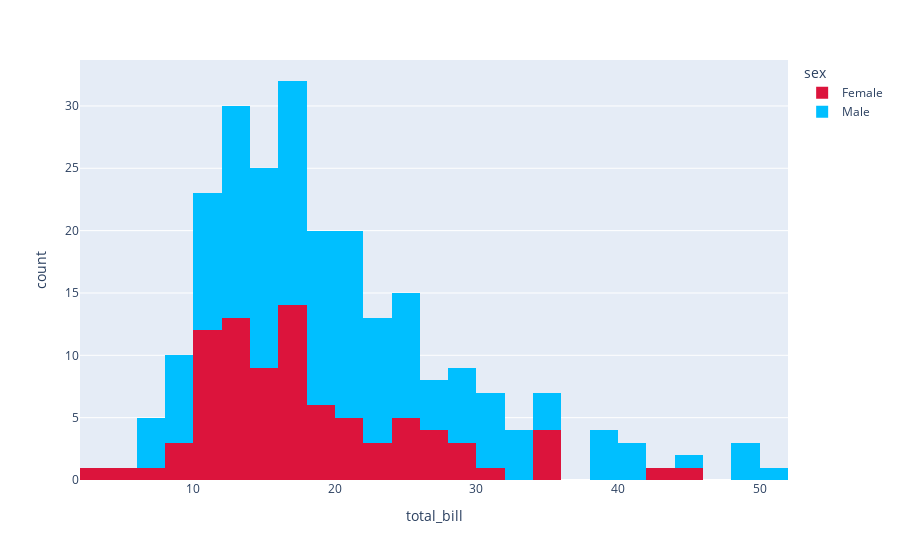

The cell this chart's notebook holds for it:
### Code cell
fig = px.histogram(tips, x='total_bill',
                   color='sex',                  
                  color_discrete_sequence=['crimson','deepskyblue'])
fig.show()

### Figure 1 — Plotly figure (JSON) as saved in the notebook; plotly's stock layout.template omitted (floating-point values rounded to 4 significant figures; data arrays with more than 128 entries replaced by an {"elided": "..."} marker saying what was removed)
{"data": [{"alignmentgroup": "True", "bingroup": "x", "hovertemplate": "sex=Female<br>total_bill=%{x}<br>count=%{y}<extra></extra>", "legendgroup": "Female", "marker": {"color": "crimson"}, "name": "Female", "offsetgroup": "Female", "orientation": "v", "showlegend": true, "type": "histogram", "x": [16.99, 24.59, 35.26, 14.83, 10.33, 16.97, 20.29, 15.77, 19.65, 15.06, 20.69, 16.93, 10.29, 34.81, 26.41, 16.45, 3.07, 17.07, 26.86, 25.28, 14.73, 10.07, 34.83, 5.75, 16.32, 22.75, 11.35, 15.38, 44.3, 22.42, 20.92, 14.31, 7.25, 25.71, 17.31, 10.65, 12.43, 24.08, 13.42, 12.48, 29.8, 14.52, 11.38, 20.27, 11.17, 12.26, 18.26, 8.51, 10.33, 14.15, 13.16, 17.47, 27.05, 16.43, 8.35, 18.64, 11.87, 29.85, 25, 13.39, 16.21, 17.51, 10.59, 10.63, 9.6, 20.9, 18.15, 19.81, 43.11, 13, 12.74, 13, 16.4, 16.47, 12.76, 13.27, 28.17, 12.9, 30.14, 13.42, 15.98, 16.27, 10.09, 22.12, 35.83, 27.18, 18.78], "xaxis": "x", "yaxis": "y"}, {"alignmentgroup": "True", "bingroup": "x", "hovertemplate": "sex=Male<br>total_bill=%{x}<br>count=%{y}<extra></extra>", "legendgroup": "Male", "marker": {"color": "deepskyblue"}, "name": "Male", "offsetgroup": "Male", "orientation": "v", "showlegend": true, "type": "histogram", "x": {"elided": "157 float values"}, "xaxis": "x", "yaxis": "y"}], "layout": {"barmode": "relative", "legend": {"title": {"text": "sex"}, "tracegroupgap": 0}, "margin": {"t": 60}, "xaxis": {"anchor": "y", "domain": [0, 1], "title": {"text": "total_bill"}}, "yaxis": {"anchor": "x", "domain": [0, 1], "title": {"text": "count"}}}}
